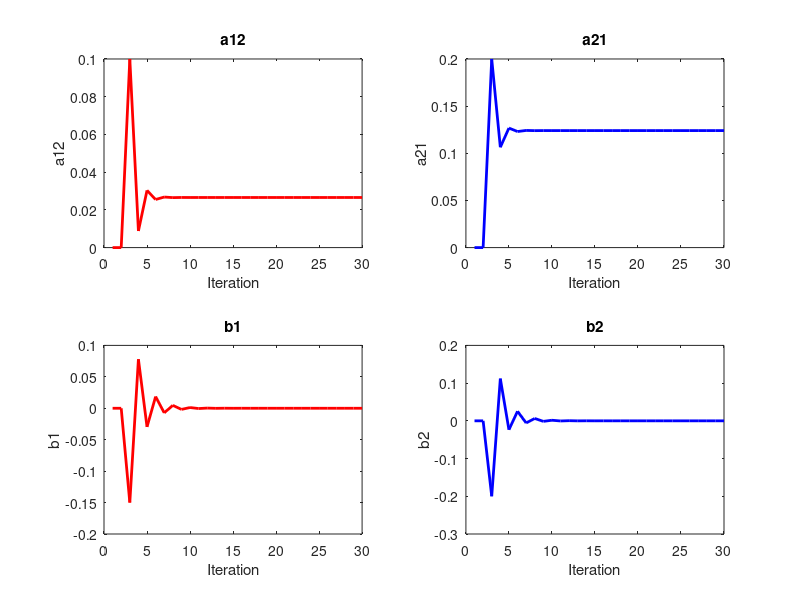

MATLAB code for this plot:
clear;
clc;
iter=30;
% Adaptive Control Parameters
a12_hat = zeros(1, iter); % Define a12
a21_hat = zeros(1, iter); % Define a21
b1_hat = zeros(1, iter); % Define b1
b2_hat = zeros(1, iter); % Define b2
ea12=zeros(1, iter);
ea21=zeros(1, iter);
eb1=zeros(1, iter);
eb2=zeros(1, iter);
e = zeros(2, iter);
P = eye(2); % Define P with correct size
y=zeros(3,iter);

% Initial conditions
x_p = zeros(2, iter); % State of system 1
x_m = zeros(2, iter); % State of system 1

x_p(:, 1) = [0;0]; % State of system 1
x_m(:, 1) = [0;0]; % State of system 1

% Set initial conditions for x_p and x_m
F = zeros(2, 3, iter); % Initialize F with correct size
theta = zeros(2, 3, iter);
% Initialize variables for error plotting

%syms('a21','a12','b1','b2');
u=1; 
lambda=1;
ea12(2)=0.1;
ea21(2)=0.2;
eb1(2)=0.3;
eb2(2)=0.4;


% Simulation
for k = 2:iter-1
    A_hat= [0.5, a12_hat(k); a21_hat(k), 0.5];
    B_hat= [b1_hat(k); b2_hat(k)];

    %ea12=a12_hat-a12 => a12=a12_hat-ea12;
    A = [0.5, a12_hat(k)-ea12(k); a21_hat(k)-ea21(k), 0.5];
    B = [b1_hat(k)-eb1(k);b2_hat(k)-eb2(k)];

    if k==2
        theta(:,:, k) = [A_hat-A,B_hat-B];
    end
    % System matrices for system 
    
    y(:,k-1)= [x_p(1, k-1); x_p(2, k-1); u]; % Correct indexing
    
    % System 1 dynamics
    x_p(:, k) = A * x_p(:, k-1) + B * u;
    x_m(:, k) = A_hat * x_p(:, k-1) + B_hat * u;
    
    % Parameter error
    e(:, k) = x_m(:, k) - x_p(:, k);

    % Update parameter estimate
    F(:,:, k) = (1.5*P*e(:, k)* y(:,k-1)')/(lambda*y(:, k-1)' * y(:, k-1));

    %F_k = squeeze(F(:, :, k+1));
    theta(:,:, k+1) = theta(:,:, k)- F(:,:, k);

    temp=[A_hat,B_hat]-F(:,:,k);

    % ea12(k+1)=theta(1,2,k+1);
    % ea21(k+1)=theta(2,1,k+1);
    % eb1(k+1)=theta(1,3,k+1);
    % eb2(k+1)=theta(2,3,k+1);

    a12_hat(k+1)=theta(1,2,k+1);
    a21_hat(k+1)=theta(2,1,k+1);
    b1_hat(k+1)=theta(1,3,k+1);
    b2_hat(k+1)=theta(2,3,k+1);

    ea12(k+1) = a12_hat(k+1);
    ea21(k+1) = a21_hat(k+1);
    eb1(k+1) = b1_hat(k+1);
    eb2(k+1) = b2_hat(k+1);

    % a12_hat(k+1)=temp(1,2);
    % a21_hat(k+1)=temp(2,1);
    % b1_hat(k+1)=temp(1,3);
    % b2_hat(k+1)=temp(2,3);

    % ea12(k+1)=temp(1,2);
    % ea21(k+1)=temp(2,1);
    % eb1(k+1)=temp(1,3);
    % eb2(k+1)=temp(2,3);
end

%% Plotting the errors
figure;
subplot(2, 2, 1);
plot(1:iter, a12_hat(:), 'r', 'LineWidth', 2);
title('a12');
xlabel('Iteration');
ylabel('a12');

subplot(2, 2, 2);
plot(1:iter, a21_hat(:), 'b', 'LineWidth', 2);
title('a21');
xlabel('Iteration');
ylabel('a21');

subplot(2, 2, 3);
plot(1:iter, b1_hat(:), 'r', 'LineWidth', 2);
title('b1');
xlabel('Iteration');
ylabel('b1');

subplot(2, 2, 4);
plot(1:iter, b2_hat( :), 'b', 'LineWidth', 2);
title('b2');
xlabel('Iteration');
ylabel('b2');